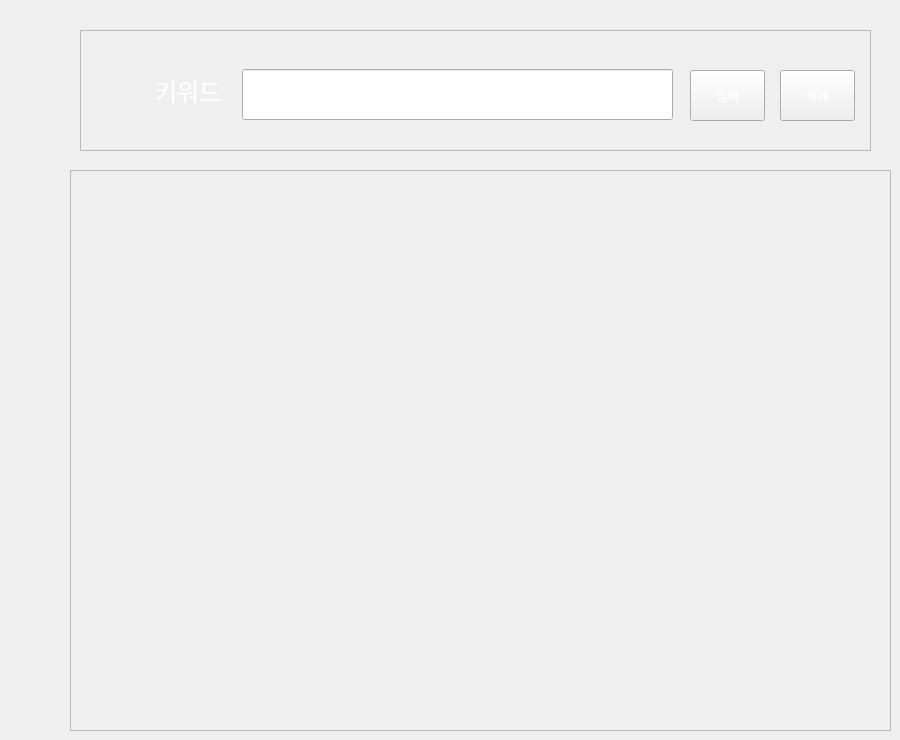
            <widget class="QWidget" name="user_taste_page">
             <widget class="QFrame" name="frame_3">
              <property name="geometry">
               <rect>
                <x>80</x>
                <y>30</y>
                <width>791</width>
                <height>121</height>
               </rect>
              </property>
              <property name="frameShape">
               <enum>QFrame::StyledPanel</enum>
              </property>
              <property name="frameShadow">
               <enum>QFrame::Raised</enum>
              </property>
              <widget class="QLabel" name="label">
               <property name="geometry">
                <rect>
                 <x>75</x>
                 <y>30</y>
                 <width>71</width>
                 <height>61</height>
                </rect>
               </property>
               <property name="font">
                <font>
                 <family>배달의민족 도현</family>
                 <pointsize>18</pointsize>
                 <weight>50</weight>
                 <italic>false</italic>
                 <bold>false</bold>
                </font>
               </property>
               <property name="styleSheet">
                <string notr="true">font: 18pt &quot;배달의민족 도현&quot;;
color: rgb(255, 255, 255);</string>
               </property>
               <property name="text">
                <string>키워드</string>
               </property>
              </widget>
              <widget class="QLineEdit" name="keyword_input">
               <property name="geometry">
                <rect>
                 <x>162</x>
                 <y>39</y>
                 <width>431</width>
                 <height>51</height>
                </rect>
               </property>
               <property name="styleSheet">
                <string notr="true">color: rgb(255, 255, 255);
font: 18pt &quot;배달의민족 도현&quot;;</string>
               </property>
              </widget>
              <widget class="QPushButton" name="btn_keyword_input">
               <property name="geometry">
                <rect>
                 <x>610</x>
                 <y>40</y>
                 <width>75</width>
                 <height>51</height>
                </rect>
               </property>
               <property name="styleSheet">
                <string notr="true">font: 18pt &quot;배달의민족 도현&quot;;
color: rgb(255, 255, 255);</string>
               </property>
               <property name="text">
                <string>입력</string>
               </property>
              </widget>
              <widget class="QPushButton" name="btn_keyword_delete">
               <property name="geometry">
                <rect>
                 <x>700</x>
                 <y>40</y>
                 <width>75</width>
                 <height>51</height>
                </rect>
               </property>
               <property name="styleSheet">
                <string notr="true">font: 18pt &quot;배달의민족 도현&quot;;
color: rgb(255, 255, 255);</string>
               </property>
               <property name="text">
                <string>삭제</string>
               </property>
              </widget>
             </widget>
             <widget class="QFrame" name="frame_4">
              <property name="geometry">
               <rect>
                <x>70</x>
                <y>170</y>
                <width>821</width>
                <height>561</height>
               </rect>
              </property>
              <property name="frameShape">
               <enum>QFrame::StyledPanel</enum>
              </property>
              <property name="frameShadow">
               <enum>QFrame::Raised</enum>
              </property>
              <widget class="QLabel" name="taste_label">
               <property name="geometry">
                <rect>
                 <x>0</x>
                 <y>0</y>
                 <width>821</width>
                 <height>561</height>
                </rect>
               </property>
               <property name="font">
                <font>
                 <family>배달의민족 도현</family>
                 <pointsize>18</pointsize>
                 <weight>50</weight>
                 <italic>false</italic>
                 <bold>false</bold>
                </font>
               </property>
               <property name="styleSheet">
                <string notr="true">font: 18pt &quot;배달의민족 도현&quot;;
color: rgb(255, 255, 255);</string>
               </property>
               <property name="text">
                <string/>
               </property>
               <property name="alignment">
                <set>Qt::AlignLeading|Qt::AlignLeft|Qt::AlignTop</set>
               </property>
              </widget>
             </widget>
            </widget>
